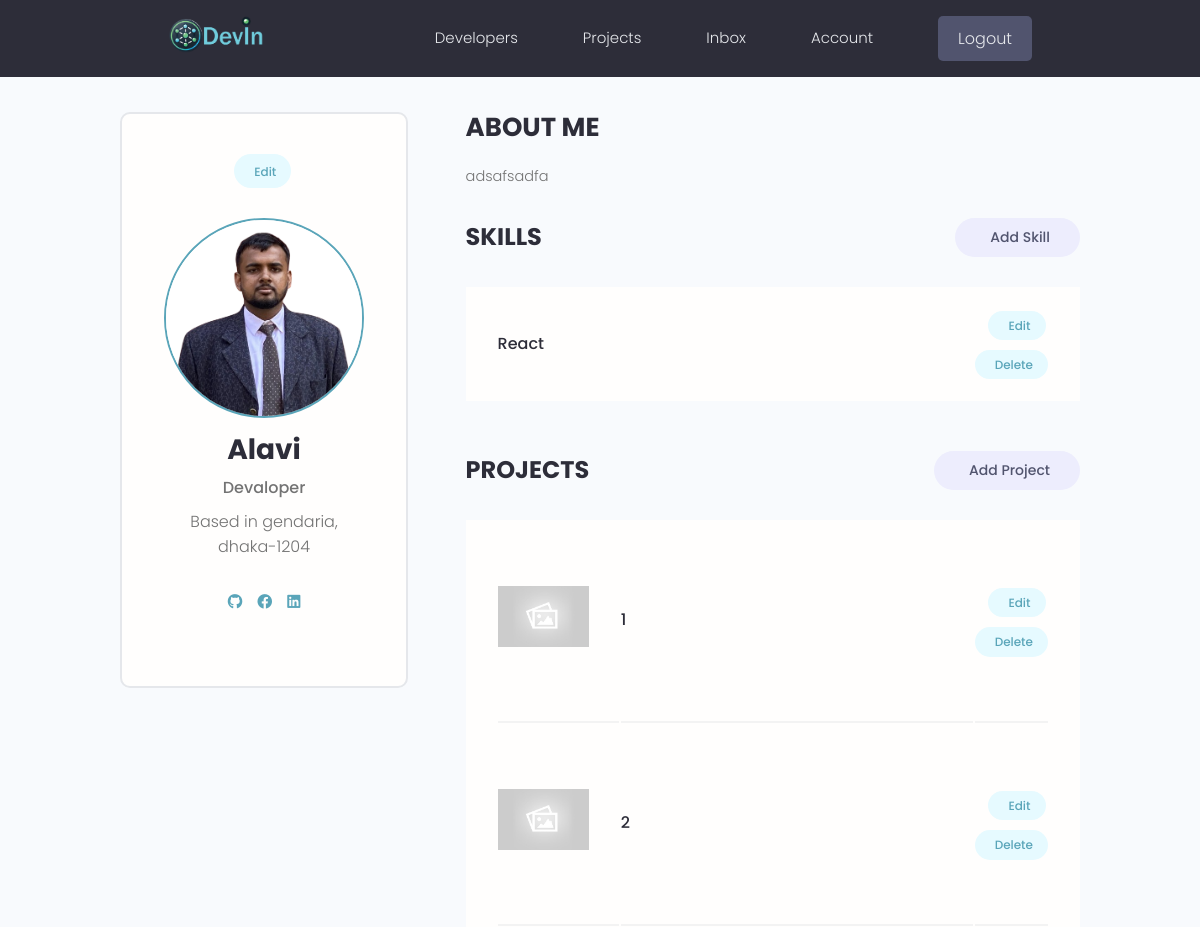
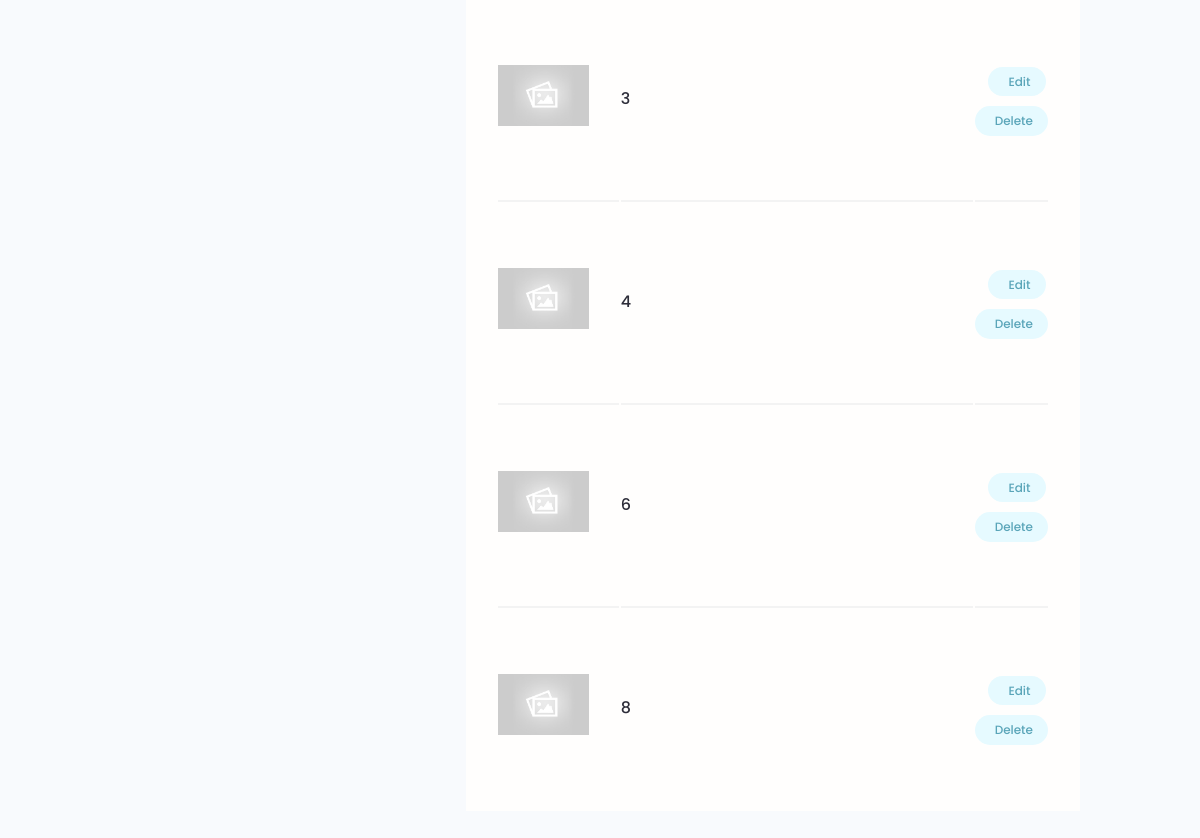
The page /account/ (signed in) on the database as committed earlier (2 pictures, top to bottom).
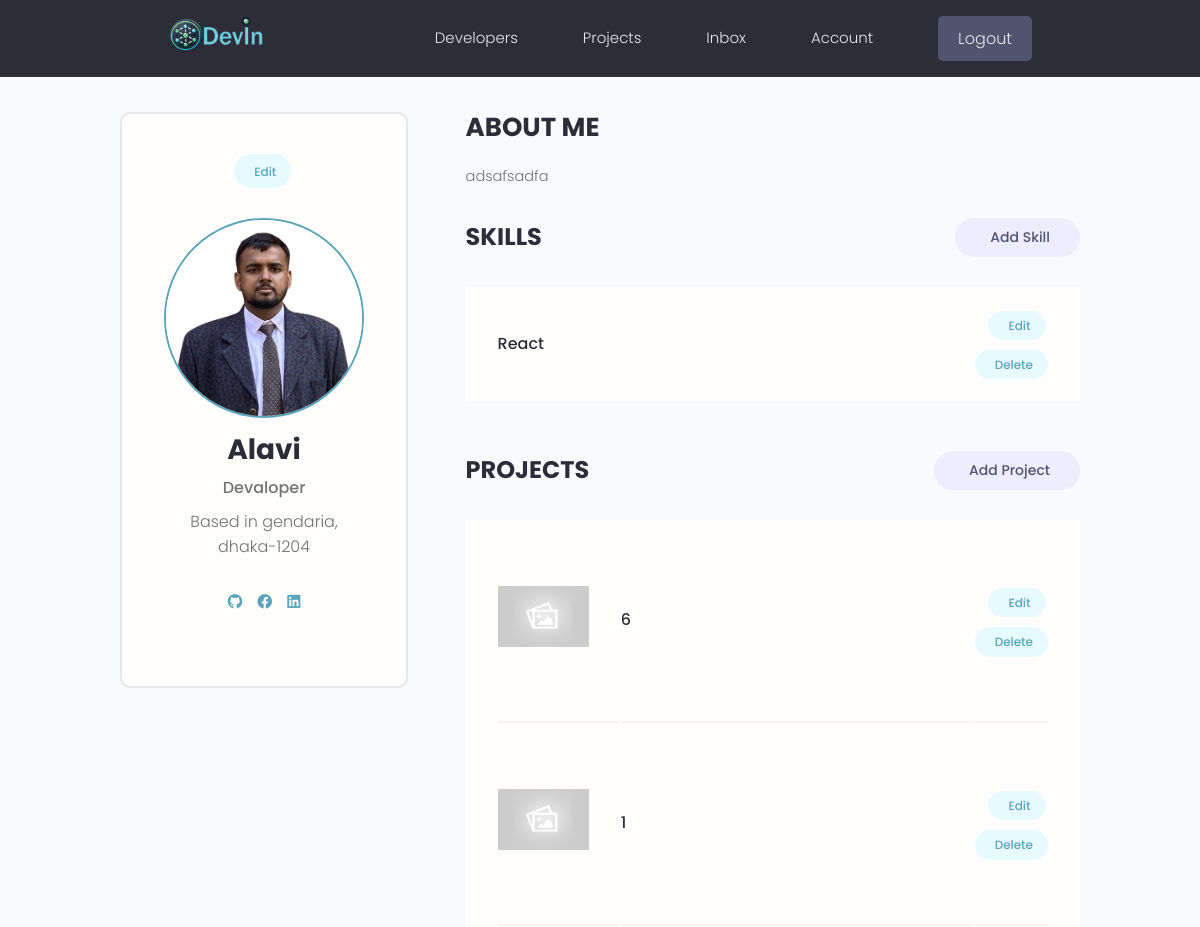
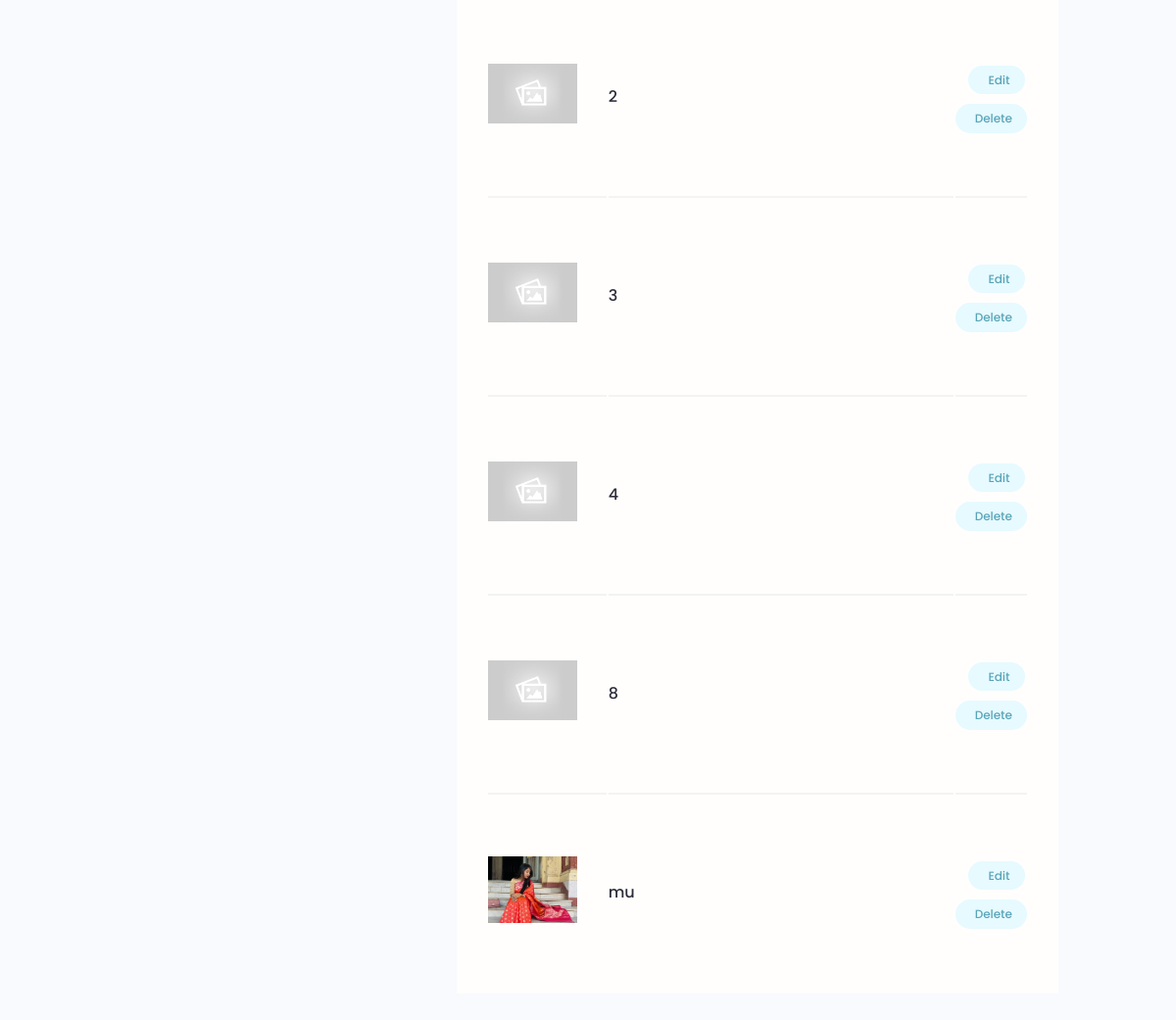
The same page on the database as committed later (2 pictures, top to bottom).
### users/models.py (models this page shows, shortened)
class Skill(models.Model):
    owner = models.ForeignKey(Profile, null= True,blank=True,on_delete=models.CASCADE)
    name = models.CharField(max_length=200, blank=True, null=True)
    description = models.TextField(null=True,blank=True)
    created = models.DateField(auto_now_add=True)
    id = models.UUIDField(default=uuid.uuid4, unique=True, primary_key=True, editable=False)

### projects/models.py (models this page shows, shortened)
class Project(models.Model):
    owner = models.ForeignKey(Profile, null=True,blank=True, on_delete=models.SET_NULL)#profile connected to project model
    title = models.CharField(max_length=200)
    description = models.TextField(null=True, blank=True)  # This means the field can be empty in the database, and null can be submitted
    featured_image = models.ImageField(null=True, blank=True ,default='default.jpg')
    demo_link = models.CharField(max_length=2000, null=True, blank=True)
    source_link = models.CharField(max_length=2000, null=True, blank=True)
    tags = models.ManyToManyField('Tag', blank=True)
    vote_total = models.IntegerField(default=0 , null=True,blank=True)
    vote_ratio = models.IntegerField(default=0 , null=True,blank=True)
    created = models.DateField(auto_now_add=True)
    id = models.UUIDField(default=uuid.uuid4, unique=True, primary_key=True, editable=False)  # Primary key
    class Meta:
          ordering = ['-vote_ratio','-vote_total','title']

### users/views.py (the view)
# urls.py: path('account/', views.userAccount, name= 'account'),
@login_required(login_url='login')
def userAccount(request):
    profile = request.user.profile #one to one relationship
    skills = profile.skill_set.all()
    projects = profile.project_set.all()
    context ={'profile': profile ,'skills': skills ,'projects':projects}
    return render(request, 'users/account.html',context)

### users/templates/users/account.html (shortened to what this page needs)
{% extends 'main.html' %}
{% load static %}
{% block content %}
  <main class="settingsPage profile my-md">
    <div class="container">
      <div class="layout">
        <div class="column column--1of3">
          <div class="card text-center">
            <div class="card__body dev">
              <a class="tag tag--pill tag--main settings__btn" href="{% url 'edit-account' %}"> Edit</a>
              <img class="avatar avatar--xl dev__avatar" src="{{profile.profile_image.url}}" />
              <h2 class="dev__name">{{profile.name}}</h2>
              <p class="dev__title">{{profile.short_intro}}</p>
              <p class="dev__location">Based in {{profile.location}}</p>
              <ul class="dev__social">
                {% if profile.social_github %}
                <li><a title="Github" href="{{ profile.social_github }}" target="_blank"><i class="fab fa-github"></i></a></li>
                {% endif %}
                {% if profile.social_facebook %}
                <li><a title="Facebook" href="{{ profile.social_facebook }}" target="_blank"><i class="fab fa-facebook"></i></a></li>
                {% endif %}
                {% if profile.social_linkedin %}
                <li><a title="LinkedIn" href="{{ profile.social_linkedin }}" target="_blank"><i class="fab fa-linkedin"></i></a></li>
                {% endif %}
              </ul>
            </div>
          </div>
        </div>
        <div class="column column--2of3">
          <div class="devInfo">
            <h3 class="devInfo__title">About Me</h3>
            <p class="devInfo__about">
          {{profile.bio}}
            </p>
          </div>
          <div class="settings">
            <h3 class="settings__title">Skills</h3>
            <a class="tag tag--pill tag--sub settings__btn tag--lg" href="{% url 'create-skill' %}"> Add Skill</a>
          </div>
          <table class="settings__table">
            {% for skill in skills %}
            <tr>
              <td class="settings__tableInfo">
                <h4>{{skill.name}}</h4>
              </td>
              <td class="settings__tableActions">
                <a class="tag tag--pill tag--main settings__btn" href="{% url 'update-skill' skill.id %}"> Edit</a>
                <a class="tag tag--pill tag--main settings__btn" href="{% url 'delete-skill' skill.id %}?next=/account">
                  Delete</a>
              </td>
            </tr>
            {% endfor %}
          </table>
          <div class="settings">
            <h3 class="settings__title">Projects</h3>
            <a class="tag tag--pill tag--sub settings__btn tag--lg" href="{% url 'create-project' %}"> Add Project</a>
          </div>
          <table class="settings__table">
            {% for project in projects %}
            <tr>
              <td class="settings__thumbnail">
                <a href="{% url 'project' project.id %}">
                  {% if project.featured_image %}
                    <img src="{{ project.featured_image.url }}" alt="Project Thumbnail" />
                  {% else %}
                    <img src="{% static 'path/to/default_image.jpg' %}" alt="Default Thumbnail" />
                  {% endif %}
                </a>
              </td>
              <td class="settings__tableInfo">
                <a href="{% url 'project' project.id %}">{{ project.title }}</a>
              </td>
              <td class="settings__tableActions">
                <a class="tag tag--pill tag--main settings__btn" href="{% url 'update-project' project.id %}"> Edit</a>
                <a class="tag tag--pill tag--main settings__btn" href="{% url 'delete-project' project.id  %}?next=/account"> Delete</a>
              </td>
            </tr>
            {% empty %}
            <tr>
              <td colspan="3">No projects found.</td>
            </tr>
            {% endfor %}
          </table>
        </div>
      </div>
    </div>
  </main>
{% endblock %}

Rows that differ between the two databases and show on the page:
changed Project (number 1 of 7 on the later page): moves up the list
now on this page (row edited): Project: featured_image (picture), title "mu"
